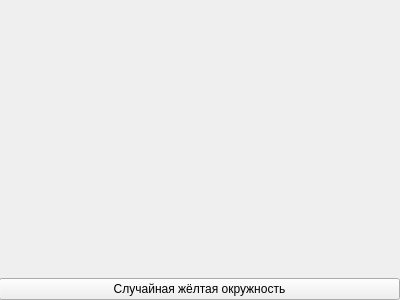
<?xml version="1.0" encoding="UTF-8"?>
<ui version="4.0">
 <class>Form</class>
 <widget class="QWidget" name="Form">
  <property name="geometry">
   <rect>
    <x>0</x>
    <y>0</y>
    <width>400</width>
    <height>300</height>
   </rect>
  </property>
  <property name="windowTitle">
   <string>Form</string>
  </property>
  <widget class="QWidget" name="verticalLayoutWidget">
   <property name="geometry">
    <rect>
     <x>-1</x>
     <y>-1</y>
     <width>401</width>
     <height>301</height>
    </rect>
   </property>
   <layout class="QVBoxLayout" name="verticalLayout">
    <item alignment="Qt::AlignBottom">
     <widget class="QPushButton" name="pushButton">
      <property name="text">
       <string>Случайная жёлтая окружность</string>
      </property>
     </widget>
    </item>
   </layout>
  </widget>
 </widget>
 <resources/>
 <connections/>
</ui>
